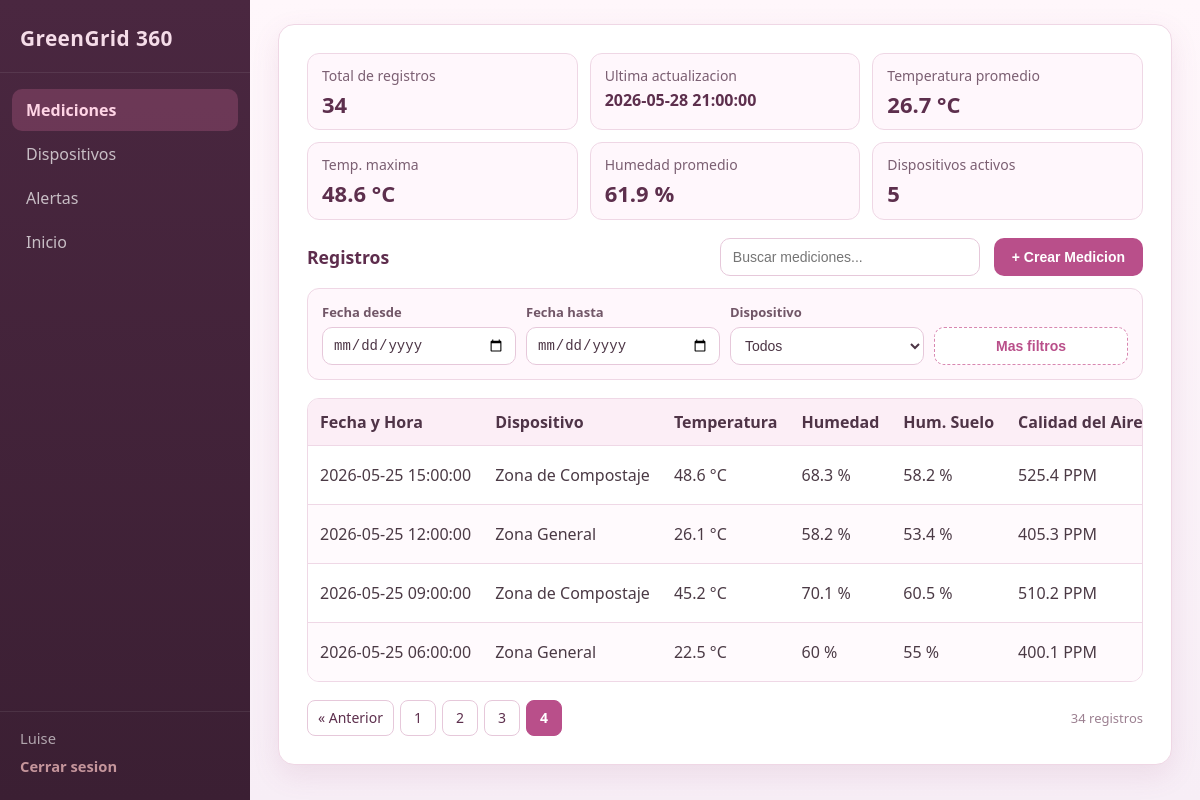
Page /index.php?accion=listar&pagina=4 (signed in) on the committed database.
### tables this page shows
CREATE TABLE `medicion_ambiental` (
  `id_medicion` int(11) NOT NULL,
  `temperatura` float DEFAULT NULL,
  `humedad` float DEFAULT NULL,
  `humedad_suelo` float DEFAULT NULL,
  `calidad_aire` float DEFAULT NULL,
  `lluvia` float DEFAULT NULL,
  `fecha_hora` datetime DEFAULT NULL,
  `id_dispositivo` int(11) DEFAULT NULL
);

CREATE TABLE `esp32` (
  `id_dispositivo` int(11) NOT NULL,
  `estado` varchar(50) DEFAULT NULL,
  `direccion_ip` varchar(50) DEFAULT NULL,
  `ubicacion` varchar(100) DEFAULT 'Zona General'
);

### app/controller/MedicionController.php (called while the page is built, shortened)
<?php
require_once(__DIR__ . '/../model/MedicionAmbiental.php');
class MedicionController {
    private $modelo;
    public function __construct($conexion) {
        $this->modelo = new MedicionAmbiental($conexion);
    }
    public function listar() {
        $filtros = $this->obtenerFiltros();
        $porPagina = 10;
        $pagina = $this->obtenerPagina();
        $todos = $this->modelo->obtenerMediciones($filtros);
        $total = $this->modelo->contarMediciones($filtros);
        $mediciones = $this->modelo->obtenerMediciones($filtros, $porPagina, ($pagina - 1) * $porPagina);
        $stats = $this->calcularEstadisticas($todos);
        $totalPaginas = (int)ceil($total / $porPagina);
        require(__DIR__ . '/../view/mediciones.php');
    }
    private function obtenerFiltros() {
        $filtros = [
            'fecha_desde' => null,
            'fecha_hasta' => null,
            'id_dispositivo' => null,
            'buscar' => null,
            'temperatura_min' => null, 'temperatura_max' => null,
            'humedad_min' => null, 'humedad_max' => null,
            'humedad_suelo_min' => null, 'humedad_suelo_max' => null,
            'calidad_aire_min' => null, 'calidad_aire_max' => null,
            'lluvia_min' => null, 'lluvia_max' => null,
        ];
        $rangos = ['temperatura', 'humedad', 'humedad_suelo', 'calidad_aire', 'lluvia'];
        return $filtros;
    }
    private function obtenerPagina() {
        $pagina = isset($_GET['pagina']) ? (int)$_GET['pagina'] : 1;
        return max(1, $pagina);
    }
    private function calcularEstadisticas($mediciones) {
        $temps = array_column($mediciones, 'temperatura');
        $humedades = array_column($mediciones, 'humedad');
        $dispositivosUnicos = array_unique(array_column($mediciones, 'id_dispositivo'));
        return [
            'total' => count($mediciones),
            'ultima' => $mediciones[0]['fecha_hora'],
            'temp_promedio' => round(array_sum($temps) / count($mediciones), 1),
            'temp_max' => round(max($temps), 1),
            'hum_promedio' => round(array_sum($humedades) / count($mediciones), 1),
            'dispositivos' => count($dispositivosUnicos)
        ];
    }
}
?>

### app/model/MedicionAmbiental.php (called while the page is built, shortened)
<?php
class MedicionAmbiental {
    private $conexion;
    public function __construct($conexion) {
        $this->conexion = $conexion;
    }
    private function construirCondiciones($filtros) {
        $condiciones = [];
        $rangos = [
            'temperatura' => 'm.temperatura',
            'humedad' => 'm.humedad',
            'humedad_suelo' => 'm.humedad_suelo',
            'calidad_aire' => 'm.calidad_aire',
            'lluvia' => 'm.lluvia',
        ];
        return $condiciones;
    }
    public function obtenerMediciones($filtros = [], $limite = null, $offset = 0) {
        $sql = "SELECT m.id_medicion, m.temperatura, m.humedad, m.humedad_suelo,
                       m.calidad_aire, m.lluvia, m.fecha_hora, m.id_dispositivo,
                       e.ubicacion
                FROM medicion_ambiental m
                LEFT JOIN esp32 e ON m.id_dispositivo = e.id_dispositivo";
        $sql .= " ORDER BY m.fecha_hora DESC";
        if ($limite !== null) {
            $sql .= " LIMIT " . (int)$limite . " OFFSET " . (int)$offset;
        }
        $resultado = $this->conexion->query($sql);
        return $resultado->fetch_all(MYSQLI_ASSOC);
    }
    public function contarMediciones($filtros = []) {
        $sql = "SELECT COUNT(*) as total FROM medicion_ambiental m LEFT JOIN esp32 e ON m.id_dispositivo = e.id_dispositivo";
        $resultado = $this->conexion->query($sql);
        $fila = $resultado->fetch_assoc();
        return (int)$fila['total'];
    }
}
?>

### app/view/mediciones.php (the view, shortened to what this page needs)
<?php
$currentAction = $_GET['accion'] ?? 'listar';
$queryParams = $_GET;
unset($queryParams['pagina']);
$baseQuery = http_build_query($queryParams);
$baseUrl = 'index.php?' . $baseQuery;
$pageSeparator = $baseQuery !== '' ? '&' : '';
?>
<!DOCTYPE html>
<html lang="es">
<head>
    <link rel="stylesheet" href="../css/index.css">
</head>
<body class="dashboard-page">
    <aside class="dashboard-sidebar">
        <div class="sidebar-brand">
            <span class="brand-mark">GreenGrid 360</span>
        </div>
        <nav class="sidebar-nav">
            <a href="index.php?accion=listar" class="sidebar-link <?php echo $currentAction === 'listar' ? 'active' : ''; ?>">
                Mediciones
            </a>
        <a href="index.php?accion=dispositivos" class="sidebar-link">
            Dispositivos
        </a>
        <a href="index.php?accion=alertas" class="sidebar-link">
            Alertas
        </a>
        <a href="index.php?accion=home" class="sidebar-link">
                Inicio
            </a>
        </nav>
        <div class="sidebar-footer">
            <p class="sidebar-user"><?php echo htmlspecialchars($_SESSION['usuario']['nombre'] ?? 'Usuario'); ?></p>
            <a href="index.php?accion=logout" class="sidebar-logout">Cerrar sesion</a>
        </div>
    </aside>
    <main class="dashboard-main">
        <div class="container">
            <section class="stats-row">
                <article class="stat-card">
                    <p class="stat-label">Total de registros</p>
                    <p class="stat-value"><?php echo htmlspecialchars((string) $stats['total']); ?></p>
                </article>
                <article class="stat-card">
                    <p class="stat-label">Ultima actualizacion</p>
                    <p class="stat-value stat-date"><?php echo htmlspecialchars($stats['ultima']); ?></p>
                </article>
                <article class="stat-card">
                    <p class="stat-label">Temperatura promedio</p>
                    <p class="stat-value"><?php echo htmlspecialchars((string) $stats['temp_promedio']); ?> °C</p>
                </article>
                <article class="stat-card">
                    <p class="stat-label">Temp. maxima</p>
                    <p class="stat-value"><?php echo htmlspecialchars((string) $stats['temp_max']); ?> °C</p>
                </article>
                <article class="stat-card">
                    <p class="stat-label">Humedad promedio</p>
                    <p class="stat-value"><?php echo htmlspecialchars((string) $stats['hum_promedio']); ?> %</p>
                </article>
                <article class="stat-card">
                    <p class="stat-label">Dispositivos activos</p>
                    <p class="stat-value"><?php echo htmlspecialchars((string) $stats['dispositivos']); ?></p>
                </article>
            </section>
            <section class="toolbar">
                <h2 class="section-title">Registros</h2>
                <div class="toolbar-actions">
                    <form method="GET" action="index.php" class="search-form" id="searchForm">
                        <input type="text" name="buscar" class="search-input" placeholder="Buscar mediciones..." value="<?php echo htmlspecialchars($filtros['buscar'] ?? ''); ?>" oninput="buscarEnTiempoReal(this)">
                    </form>
                    <button class="btn-create" id="btnCreate" onclick="abrirModalCrear()">+ Crear Medicion</button>
                </div>
            </section>
            <section class="filters-panel">
                <form method="GET" action="index.php" class="filters-form">
                    <div class="filter-group">
                        <label for="fecha_desde">Fecha desde</label>
                        <input type="date" id="fecha_desde" name="fecha_desde" value="<?php echo htmlspecialchars($filtros['fecha_desde'] ?? ''); ?>" onchange="this.form.submit()">
                    </div>
                    <div class="filter-group">
                        <label for="fecha_hasta">Fecha hasta</label>
                        <input type="date" id="fecha_hasta" name="fecha_hasta" value="<?php echo htmlspecialchars($filtros['fecha_hasta'] ?? ''); ?>" onchange="this.form.submit()">
                    </div>
                    <div class="filter-group">
                        <label for="id_dispositivo">Dispositivo</label>
                        <select id="id_dispositivo" name="id_dispositivo" onchange="this.form.submit()">
                            <option value="">Todos</option>
                        </select>
                    </div>
                    <div class="filter-group filter-group-action">
                        <label>&nbsp;</label>
                        <button type="button" class="btn-more-filters" onclick="abrirFiltrosAvanzados()">Mas filtros</button>
                    </div>
                </form>
            </section>
            <?php if (!empty($mediciones)): ?>
                <div class="table-wrapper">
                    <table class="data-table">
                        <thead>
                            <tr>
                                <th>Fecha y Hora</th>
                                <th>Dispositivo</th>
                                <th>Temperatura</th>
                                <th>Humedad</th>
                                <th>Hum. Suelo</th>
                                <th>Calidad del Aire</th>
                            </tr>
                        </thead>
                        <tbody>
                            <?php foreach ($mediciones as $fila): ?>
                                <tr class="row-medicion"
                                    data-id="<?php echo htmlspecialchars((string) $fila['id_medicion']); ?>"
                                    data-temperatura="<?php echo htmlspecialchars((string) $fila['temperatura']); ?>"
                                    data-humedad="<?php echo htmlspecialchars((string) $fila['humedad']); ?>"
                                    data-humedad-suelo="<?php echo htmlspecialchars((string) $fila['humedad_suelo']); ?>"
                                    data-calidad-aire="<?php echo htmlspecialchars((string) $fila['calidad_aire']); ?>"
                                    data-lluvia="<?php echo htmlspecialchars((string) $fila['lluvia']); ?>"
                                    data-fecha-hora="<?php echo htmlspecialchars((string) $fila['fecha_hora']); ?>"
                                    data-id-dispositivo="<?php echo htmlspecialchars((string) $fila['id_dispositivo']); ?>">
                                    <td><?php echo htmlspecialchars($fila['fecha_hora']); ?></td>
                                    <td><?php echo htmlspecialchars((string) $fila['ubicacion']); ?></td>
                                    <td><?php echo htmlspecialchars((string) $fila['temperatura']); ?> °C</td>
                                    <td><?php echo htmlspecialchars((string) $fila['humedad']); ?> %</td>
                                    <td><?php echo htmlspecialchars((string) $fila['humedad_suelo']); ?> %</td>
                                    <td><?php echo htmlspecialchars((string) $fila['calidad_aire']); ?> PPM</td>
                                </tr>
                            <?php endforeach; ?>
                        </tbody>
                    </table>
                </div>
                <?php if ($totalPaginas > 1): ?>
                <nav class="pagination">
                    <?php if ($pagina > 1): ?>
                        <a href="<?php echo $baseUrl . $pageSeparator . 'pagina=' . ($pagina - 1); ?>" class="page-link">&laquo; Anterior</a>
                    <?php endif; ?>
                    <?php
                    $inicio = max(1, $pagina - 2);
                    $fin = min($totalPaginas, $pagina + 2);
                    if ($inicio > 1): ?>
                        <a href="<?php echo $baseUrl . $pageSeparator . 'pagina=1'; ?>" class="page-link">1</a>
                    <?php endif; ?>
                    <?php for ($i = $inicio; $i <= $fin; $i++): ?>
                        <a href="<?php echo $baseUrl . $pageSeparator . 'pagina=' . $i; ?>"
                           class="page-link <?php echo $i === $pagina ? 'page-active' : ''; ?>">
                            <?php echo $i; ?>
                        </a>
                    <?php endfor; ?>
                    <span class="page-info"><?php echo $total; ?> registros</span>
                </nav>
                <?php endif; ?>
            <?php else: ?>
                <div class="message">
                    <p>No hay datos disponibles</p>
                </div>
            <?php endif; ?>
        </div>
    </main>
                                    <?php for ($h = 0; $h <= 23; $h++): ?>
                                        <option value="<?php echo $h; ?>" <?php echo ($filtros['hora_desde'] ?? '') === (string) $h ? 'selected' : ''; ?>><?php printf('%02d:00', $h); ?></option>
                                    <?php endfor; ?>
                                    <?php for ($h = 0; $h <= 23; $h++): ?>
                                        <option value="<?php echo $h; ?>" <?php echo ($filtros['hora_hasta'] ?? '') === (string) $h ? 'selected' : ''; ?>><?php printf('%02d:00', $h); ?></option>
                                    <?php endfor; ?>
</body>
</html>

### css/base.css (style rules this page uses)
* { margin: 0; padding: 0; box-sizing: border-box; }
:root { --bg: #fff4fb; --panel: #ffffff; --panel-border: #efd7e5; --text: #3b2a36; --muted: #7b5f72; --primary: #b94f8a; --primary-dark: #9e3f74; --link: #a04a9b; --table-head: #fceef6; --table-line: #efd8e6; }
body { font-family: "Trebuchet MS", "Segoe UI", sans-serif; background: linear-gradient(180deg, #fff8fd 0%, var(--bg) 100%); min-height: 100vh; padding: 20px; color: var(--text); }
.container { max-width: 1080px; margin: 0 auto; background: var(--panel); border-radius: 16px; border: 1px solid var(--panel-border); box-shadow: 0 10px 28px rgba(166, 82, 135, 0.12); padding: 28px; }

### css/landing.css (style rules this page uses)
.brand-mark { font-size: 1.5rem; font-weight: 900; letter-spacing: 0.02em; color: #3d1f38; }

### rows in the picture
medicion_ambiental: fecha_hora "34", fecha_hora "2026-05-28 21:00:00", fecha_hora "26.7", fecha_hora "48.6", fecha_hora "61.9", fecha_hora "5"
medicion_ambiental: fecha_hora "2026-05-25 15:00:00", id_dispositivo.ubicacion "Zona de Compostaje", temperatura "48.6", humedad "68.3", humedad_suelo "58.2", calidad_aire "525.4"
medicion_ambiental: fecha_hora "2026-05-25 12:00:00", id_dispositivo.ubicacion "Zona General", temperatura "26.1", humedad "58.2", humedad_suelo "53.4", calidad_aire "405.3"
medicion_ambiental: fecha_hora "2026-05-25 09:00:00", id_dispositivo.ubicacion "Zona de Compostaje", temperatura "45.2", humedad "70.1", humedad_suelo "60.5", calidad_aire "510.2"
medicion_ambiental: fecha_hora "2026-05-25 06:00:00", id_dispositivo.ubicacion "Zona General", temperatura "22.5", humedad "60", humedad_suelo "55", calidad_aire "400.1"

### other values in the picture
$_SESSION['usuario']['nombre'] "Luise"
$total "34"
